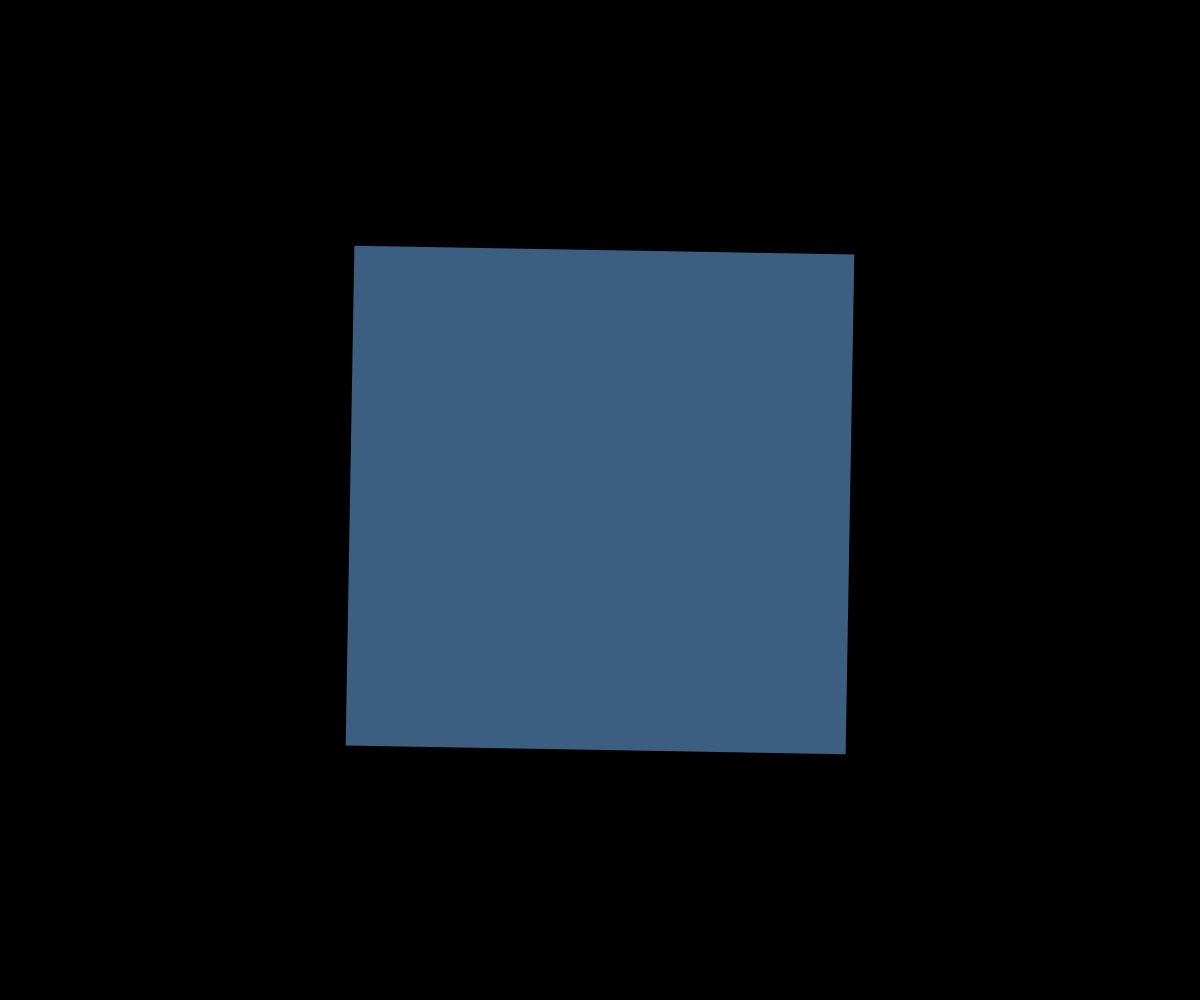
Frame 1 (no input)
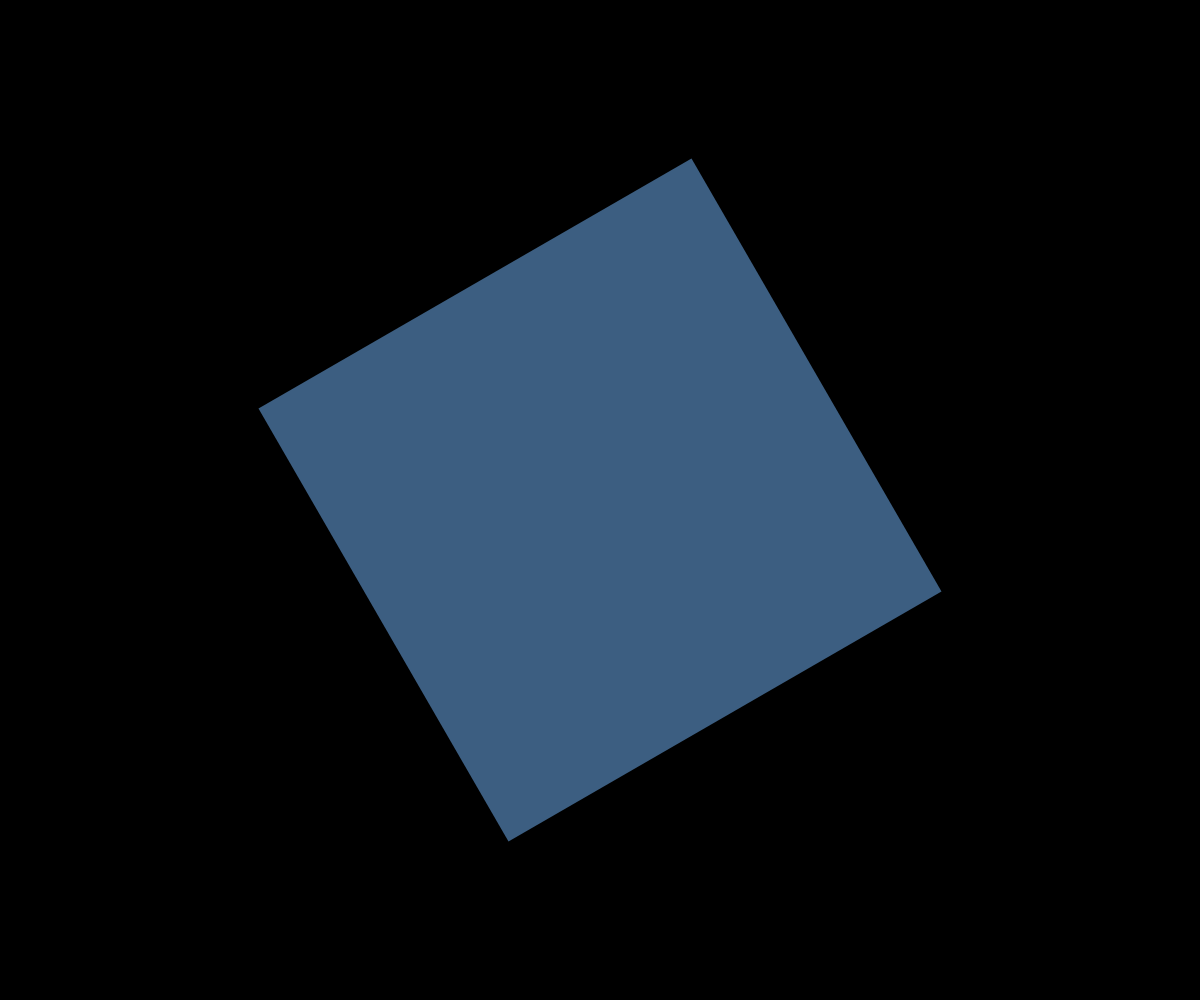
Frame 60 (no input)
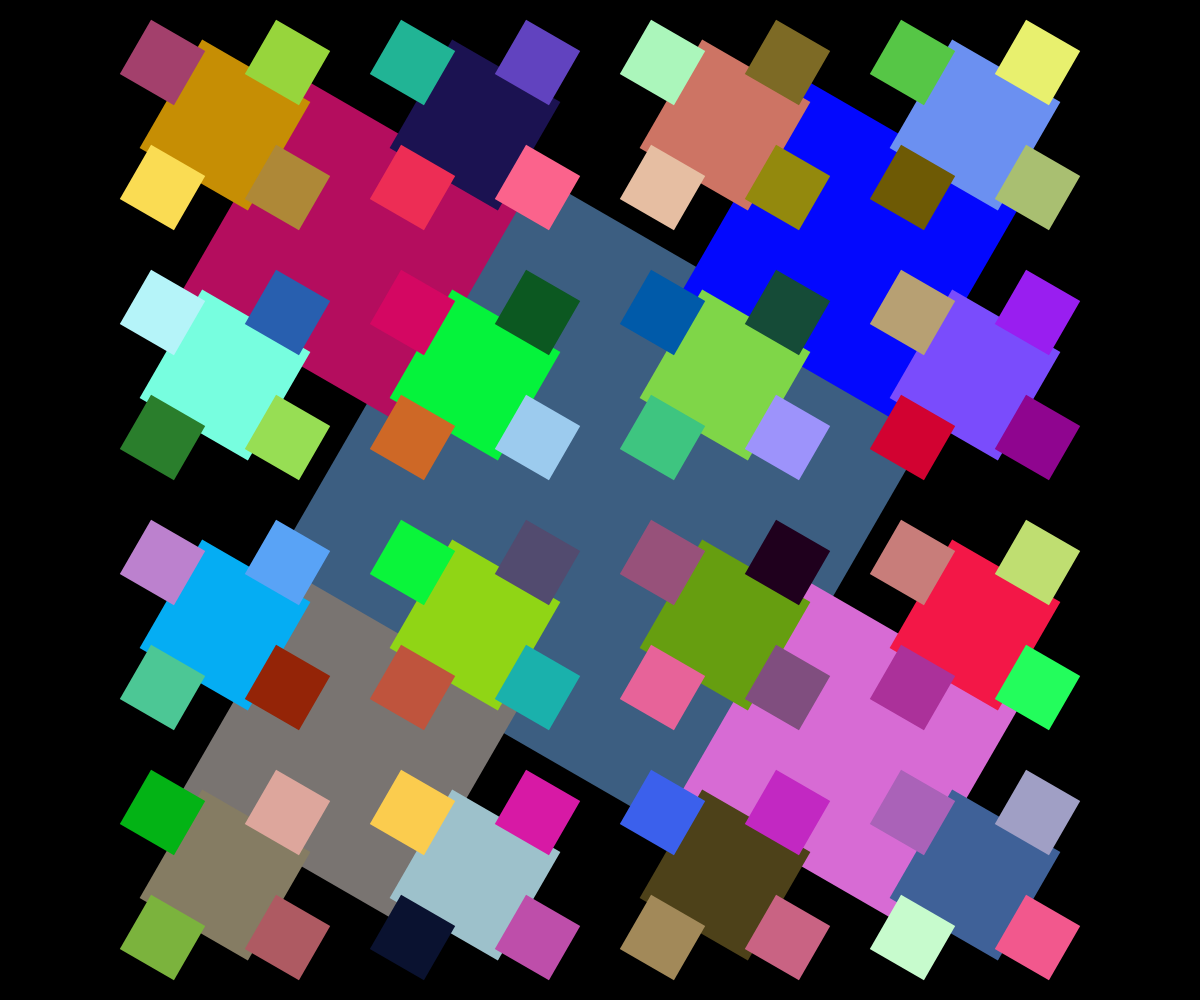
Frame 120 (the mouse pressed at the canvas centre since frame 60)

The p5.js sketch that drew these frames (run headless with seeded random() and noise() and a simulated clock; from frame 60 on, the mouse is pressed at the canvas centre):

// p5.js sketch
// ── sketch.js
// Fractal Project
// Gary Wang
// April 29th,2025
// To create a fractal pattern using recursion and random colors, also squares will rotate
function setup(){//in order to set the rectangle's mode and make it run
  createCanvas(windowWidth, windowHeight);
  rectMode(CENTER);
  angleMode(RADIANS);
  noStroke();
}
function draw(){//to draw out the square that regulate by the functions
  background(0);
  randomSeed(1);
  let times = int(map(mouseX, 0, width, 0, 7));
                    //value  //start end start end
  squareFractal(width/2, height/2, height/2, 0, times);
}
function squareFractal(x, y, sideL, depth, times){//to draw out the squares
                     //x and y are the center of the square, sideL is the length of the square, depth is the depth, and topDepth is the maximum depth
  push();//push will store the current state
  translate(x, y);//translate the square to the center of the screen because in draw function we say width/2 and height/2
  rotate(radians(frameCount)); //each square will rotate by themself
  fill(random(255), random(255),random(255));//random color for the each little square
  rect(0,0,sideL);//draw the square at the middle.
  pop();//pop will restore the state to the previous state
  if(depth < times){//if the depth is less than side, it will draw the square
    //these codes will draw the squares in the four corners of the bigger square
    squareFractal(x - sideL/2, y - sideL/2, sideL/2, depth+1, times);
    squareFractal(x + sideL/2, y - sideL/2, sideL/2, depth+1, times);
    squareFractal(x - sideL/2, y + sideL/2, sideL/2, depth+1, times);
    squareFractal(x + sideL/2, y + sideL/2, sideL/2, depth+1, times);
  }
}
